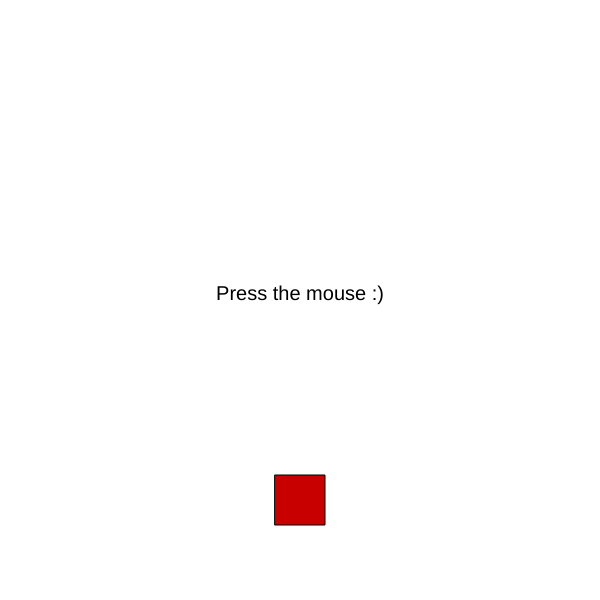
Frame 1 (no input)
Frame 60 (no input): identical to frame 1, image omitted
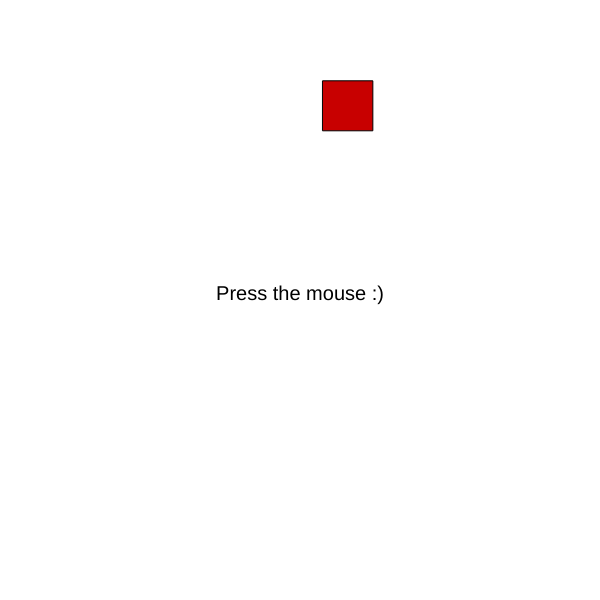
Frame 120 (the mouse pressed at the canvas centre since frame 60)

The p5.js sketch that drew these frames (run headless with seeded random() and noise() and a simulated clock; from frame 60 on, the mouse is pressed at the canvas centre):

// p5.js sketch
// ── sketch.js
var Cube = {
  curAngle : 0,
  r : 200,
  a : 50,
  x : 0, 
  y : 200,
  on : false
}


function setup() {
  createCanvas(600, 600);
}

function draw() {
  background(255);
  
  fill(0, 0, 0);
  textSize(20);
  textAlign(CENTER);
  text("Press the mouse :)", width/2, height/2);  
  
  
  fill(200, 0, 0);
  rectMode(CENTER);
  rect(width/2 + Cube.x, height/2 + Cube.y, Cube.a , Cube.a);
  
  if (Cube.on) {
    Cube.x = sin(Cube.curAngle) * Cube.r;
    Cube.y = cos(Cube.curAngle) * Cube.r;

    Cube.curAngle += 0.05;
  }
}

function mousePressed() {
  Cube.on = !Cube.on;
}
